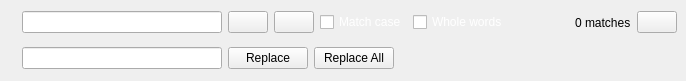
<?xml version="1.0" encoding="UTF-8"?>
<ui version="4.0">
 <class>SearchPanel</class>
 <widget class="QWidget" name="SearchPanel">
  <property name="geometry">
   <rect>
    <x>0</x>
    <y>0</y>
    <width>686</width>
    <height>81</height>
   </rect>
  </property>
  <property name="windowTitle">
   <string>Form</string>
  </property>
  <property name="styleSheet">
   <string notr="true"/>
  </property>
  <layout class="QVBoxLayout" name="verticalLayout">
   <property name="spacing">
    <number>0</number>
   </property>
   <property name="margin">
    <number>0</number>
   </property>
   <item>
    <widget class="QFrame" name="frame">
     <property name="frameShape">
      <enum>QFrame::NoFrame</enum>
     </property>
     <property name="frameShadow">
      <enum>QFrame::Raised</enum>
     </property>
     <layout class="QVBoxLayout" name="verticalLayout_2">
      <property name="spacing">
       <number>9</number>
      </property>
      <property name="margin">
       <number>9</number>
      </property>
      <item>
       <widget class="QWidget" name="widgetSearch" native="true">
        <layout class="QHBoxLayout" name="horizontalLayout">
         <property name="margin">
          <number>0</number>
         </property>
         <item>
          <widget class="QLabel" name="label">
           <property name="sizePolicy">
            <sizepolicy hsizetype="Preferred" vsizetype="Preferred">
             <horstretch>0</horstretch>
             <verstretch>0</verstretch>
            </sizepolicy>
           </property>
           <property name="minimumSize">
            <size>
             <width>0</width>
             <height>0</height>
            </size>
           </property>
           <property name="maximumSize">
            <size>
             <width>18</width>
             <height>18</height>
            </size>
           </property>
           <property name="text">
            <string/>
           </property>
           <property name="pixmap">
            <pixmap resource="pcef_icons.qrc">:/pcef-icons/rc/edit-find.png</pixmap>
           </property>
           <property name="scaledContents">
            <bool>true</bool>
           </property>
          </widget>
         </item>
         <item>
          <widget class="QLineEdit" name="lineEditSearch">
           <property name="sizePolicy">
            <sizepolicy hsizetype="Preferred" vsizetype="Fixed">
             <horstretch>0</horstretch>
             <verstretch>0</verstretch>
            </sizepolicy>
           </property>
           <property name="minimumSize">
            <size>
             <width>200</width>
             <height>0</height>
            </size>
           </property>
          </widget>
         </item>
         <item>
          <widget class="QPushButton" name="pushButtonPrevious">
           <property name="text">
            <string/>
           </property>
           <property name="icon">
            <iconset resource="pcef_icons.qrc">
             <normaloff>:/pcef-icons/rc/go-up.png</normaloff>:/pcef-icons/rc/go-up.png</iconset>
           </property>
          </widget>
         </item>
         <item>
          <widget class="QPushButton" name="pushButtonNext">
           <property name="text">
            <string/>
           </property>
           <property name="icon">
            <iconset resource="pcef_icons.qrc">
             <normaloff>:/pcef-icons/rc/go-down.png</normaloff>:/pcef-icons/rc/go-down.png</iconset>
           </property>
          </widget>
         </item>
         <item>
          <widget class="QCheckBox" name="checkBoxCase">
           <property name="palette">
            <palette>
             <active>
              <colorrole role="WindowText">
               <brush brushstyle="SolidPattern">
                <color alpha="255">
                 <red>255</red>
                 <green>255</green>
                 <blue>255</blue>
                </color>
               </brush>
              </colorrole>
              <colorrole role="Text">
               <brush brushstyle="SolidPattern">
                <color alpha="255">
                 <red>255</red>
                 <green>255</green>
                 <blue>255</blue>
                </color>
               </brush>
              </colorrole>
              <colorrole role="ButtonText">
               <brush brushstyle="SolidPattern">
                <color alpha="255">
                 <red>255</red>
                 <green>255</green>
                 <blue>255</blue>
                </color>
               </brush>
              </colorrole>
             </active>
             <inactive>
              <colorrole role="WindowText">
               <brush brushstyle="SolidPattern">
                <color alpha="255">
                 <red>255</red>
                 <green>255</green>
                 <blue>255</blue>
                </color>
               </brush>
              </colorrole>
              <colorrole role="Text">
               <brush brushstyle="SolidPattern">
                <color alpha="255">
                 <red>255</red>
                 <green>255</green>
                 <blue>255</blue>
                </color>
               </brush>
              </colorrole>
              <colorrole role="ButtonText">
               <brush brushstyle="SolidPattern">
                <color alpha="255">
                 <red>255</red>
                 <green>255</green>
                 <blue>255</blue>
                </color>
               </brush>
              </colorrole>
             </inactive>
             <disabled>
              <colorrole role="WindowText">
               <brush brushstyle="SolidPattern">
                <color alpha="255">
                 <red>255</red>
                 <green>255</green>
                 <blue>255</blue>
                </color>
               </brush>
              </colorrole>
              <colorrole role="Text">
               <brush brushstyle="SolidPattern">
                <color alpha="255">
                 <red>255</red>
                 <green>255</green>
                 <blue>255</blue>
                </color>
               </brush>
              </colorrole>
              <colorrole role="ButtonText">
               <brush brushstyle="SolidPattern">
                <color alpha="255">
                 <red>255</red>
                 <green>255</green>
                 <blue>255</blue>
                </color>
               </brush>
              </colorrole>
             </disabled>
            </palette>
           </property>
           <property name="styleSheet">
            <string notr="true"/>
           </property>
           <property name="text">
            <string>Match case</string>
           </property>
          </widget>
         </item>
         <item>
          <widget class="QCheckBox" name="checkBoxWholeWords">
           <property name="palette">
            <palette>
             <active>
              <colorrole role="WindowText">
               <brush brushstyle="SolidPattern">
                <color alpha="255">
                 <red>255</red>
                 <green>255</green>
                 <blue>255</blue>
                </color>
               </brush>
              </colorrole>
              <colorrole role="Text">
               <brush brushstyle="SolidPattern">
                <color alpha="255">
                 <red>255</red>
                 <green>255</green>
                 <blue>255</blue>
                </color>
               </brush>
              </colorrole>
              <colorrole role="ButtonText">
               <brush brushstyle="SolidPattern">
                <color alpha="255">
                 <red>255</red>
                 <green>255</green>
                 <blue>255</blue>
                </color>
               </brush>
              </colorrole>
             </active>
             <inactive>
              <colorrole role="WindowText">
               <brush brushstyle="SolidPattern">
                <color alpha="255">
                 <red>255</red>
                 <green>255</green>
                 <blue>255</blue>
                </color>
               </brush>
              </colorrole>
              <colorrole role="Text">
               <brush brushstyle="SolidPattern">
                <color alpha="255">
                 <red>255</red>
                 <green>255</green>
                 <blue>255</blue>
                </color>
               </brush>
              </colorrole>
              <colorrole role="ButtonText">
               <brush brushstyle="SolidPattern">
                <color alpha="255">
                 <red>255</red>
                 <green>255</green>
                 <blue>255</blue>
                </color>
               </brush>
              </colorrole>
             </inactive>
             <disabled>
              <colorrole role="WindowText">
               <brush brushstyle="SolidPattern">
                <color alpha="255">
                 <red>255</red>
                 <green>255</green>
                 <blue>255</blue>
                </color>
               </brush>
              </colorrole>
              <colorrole role="Text">
               <brush brushstyle="SolidPattern">
                <color alpha="255">
                 <red>255</red>
                 <green>255</green>
                 <blue>255</blue>
                </color>
               </brush>
              </colorrole>
              <colorrole role="ButtonText">
               <brush brushstyle="SolidPattern">
                <color alpha="255">
                 <red>255</red>
                 <green>255</green>
                 <blue>255</blue>
                </color>
               </brush>
              </colorrole>
             </disabled>
            </palette>
           </property>
           <property name="text">
            <string>Whole words</string>
           </property>
          </widget>
         </item>
         <item>
          <spacer name="horizontalSpacer">
           <property name="orientation">
            <enum>Qt::Horizontal</enum>
           </property>
           <property name="sizeHint" stdset="0">
            <size>
             <width>40</width>
             <height>20</height>
            </size>
           </property>
          </spacer>
         </item>
         <item>
          <widget class="QLabel" name="labelMatches">
           <property name="text">
            <string>0 matches</string>
           </property>
          </widget>
         </item>
         <item>
          <widget class="QPushButton" name="pushButtonClose">
           <property name="text">
            <string/>
           </property>
           <property name="icon">
            <iconset resource="pcef_icons.qrc">
             <normaloff>:/pcef-icons/rc/close.png</normaloff>:/pcef-icons/rc/close.png</iconset>
           </property>
           <property name="iconSize">
            <size>
             <width>12</width>
             <height>12</height>
            </size>
           </property>
          </widget>
         </item>
        </layout>
       </widget>
      </item>
      <item>
       <widget class="QWidget" name="widgetReplace" native="true">
        <layout class="QHBoxLayout" name="horizontalLayout_2">
         <property name="margin">
          <number>0</number>
         </property>
         <item>
          <widget class="QLabel" name="label_2">
           <property name="maximumSize">
            <size>
             <width>18</width>
             <height>18</height>
            </size>
           </property>
           <property name="text">
            <string/>
           </property>
           <property name="pixmap">
            <pixmap resource="pcef_icons.qrc">:/pcef-icons/rc/edit-find-replace.png</pixmap>
           </property>
           <property name="scaledContents">
            <bool>true</bool>
           </property>
          </widget>
         </item>
         <item>
          <widget class="QLineEdit" name="lineEditReplace">
           <property name="sizePolicy">
            <sizepolicy hsizetype="Preferred" vsizetype="Fixed">
             <horstretch>0</horstretch>
             <verstretch>0</verstretch>
            </sizepolicy>
           </property>
           <property name="minimumSize">
            <size>
             <width>200</width>
             <height>0</height>
            </size>
           </property>
          </widget>
         </item>
         <item>
          <widget class="QPushButton" name="pushButtonReplace">
           <property name="text">
            <string>Replace</string>
           </property>
          </widget>
         </item>
         <item>
          <widget class="QPushButton" name="pushButtonReplaceAll">
           <property name="text">
            <string>Replace All</string>
           </property>
          </widget>
         </item>
         <item>
          <spacer name="horizontalSpacer_2">
           <property name="orientation">
            <enum>Qt::Horizontal</enum>
           </property>
           <property name="sizeHint" stdset="0">
            <size>
             <width>40</width>
             <height>20</height>
            </size>
           </property>
          </spacer>
         </item>
        </layout>
        <zorder>lineEditReplace</zorder>
        <zorder>pushButtonReplace</zorder>
        <zorder>pushButtonReplaceAll</zorder>
        <zorder>horizontalSpacer_2</zorder>
        <zorder>label_2</zorder>
       </widget>
      </item>
     </layout>
    </widget>
   </item>
  </layout>
  <action name="actionSearch">
   <property name="icon">
    <iconset resource="pcef_icons.qrc">
     <normaloff>:/pcef-icons/rc/edit-find.png</normaloff>:/pcef-icons/rc/edit-find.png</iconset>
   </property>
   <property name="text">
    <string>Search</string>
   </property>
   <property name="toolTip">
    <string>Show the search panel</string>
   </property>
   <property name="shortcut">
    <string>Ctrl+F</string>
   </property>
   <property name="iconVisibleInMenu">
    <bool>true</bool>
   </property>
  </action>
  <action name="actionActionSearchAndReplace">
   <property name="icon">
    <iconset resource="pcef_icons.qrc">
     <normaloff>:/pcef-icons/rc/edit-find-replace.png</normaloff>:/pcef-icons/rc/edit-find-replace.png</iconset>
   </property>
   <property name="text">
    <string>Search and replace</string>
   </property>
   <property name="toolTip">
    <string>Show the search and replace panel</string>
   </property>
   <property name="shortcut">
    <string>Ctrl+R</string>
   </property>
   <property name="iconVisibleInMenu">
    <bool>true</bool>
   </property>
  </action>
  <action name="actionFindNext">
   <property name="icon">
    <iconset resource="pcef_icons.qrc">
     <normaloff>:/pcef-icons/rc/go-down.png</normaloff>:/pcef-icons/rc/go-down.png</iconset>
   </property>
   <property name="text">
    <string>Find next</string>
   </property>
   <property name="toolTip">
    <string>Find the next occurrence (downward)</string>
   </property>
   <property name="shortcut">
    <string>F3</string>
   </property>
   <property name="iconVisibleInMenu">
    <bool>true</bool>
   </property>
  </action>
  <action name="actionFindPrevious">
   <property name="icon">
    <iconset resource="pcef_icons.qrc">
     <normaloff>:/pcef-icons/rc/go-up.png</normaloff>:/pcef-icons/rc/go-up.png</iconset>
   </property>
   <property name="text">
    <string>Find previous</string>
   </property>
   <property name="toolTip">
    <string>Find previous occurrence (upward)</string>
   </property>
   <property name="shortcut">
    <string>Shift+F3</string>
   </property>
   <property name="iconVisibleInMenu">
    <bool>true</bool>
   </property>
  </action>
 </widget>
 <tabstops>
  <tabstop>lineEditSearch</tabstop>
  <tabstop>lineEditReplace</tabstop>
  <tabstop>pushButtonPrevious</tabstop>
  <tabstop>pushButtonNext</tabstop>
  <tabstop>checkBoxCase</tabstop>
  <tabstop>checkBoxWholeWords</tabstop>
  <tabstop>pushButtonReplace</tabstop>
  <tabstop>pushButtonReplaceAll</tabstop>
  <tabstop>pushButtonClose</tabstop>
 </tabstops>
 <resources>
  <include location="pcef_icons.qrc"/>
 </resources>
 <connections/>
</ui>
